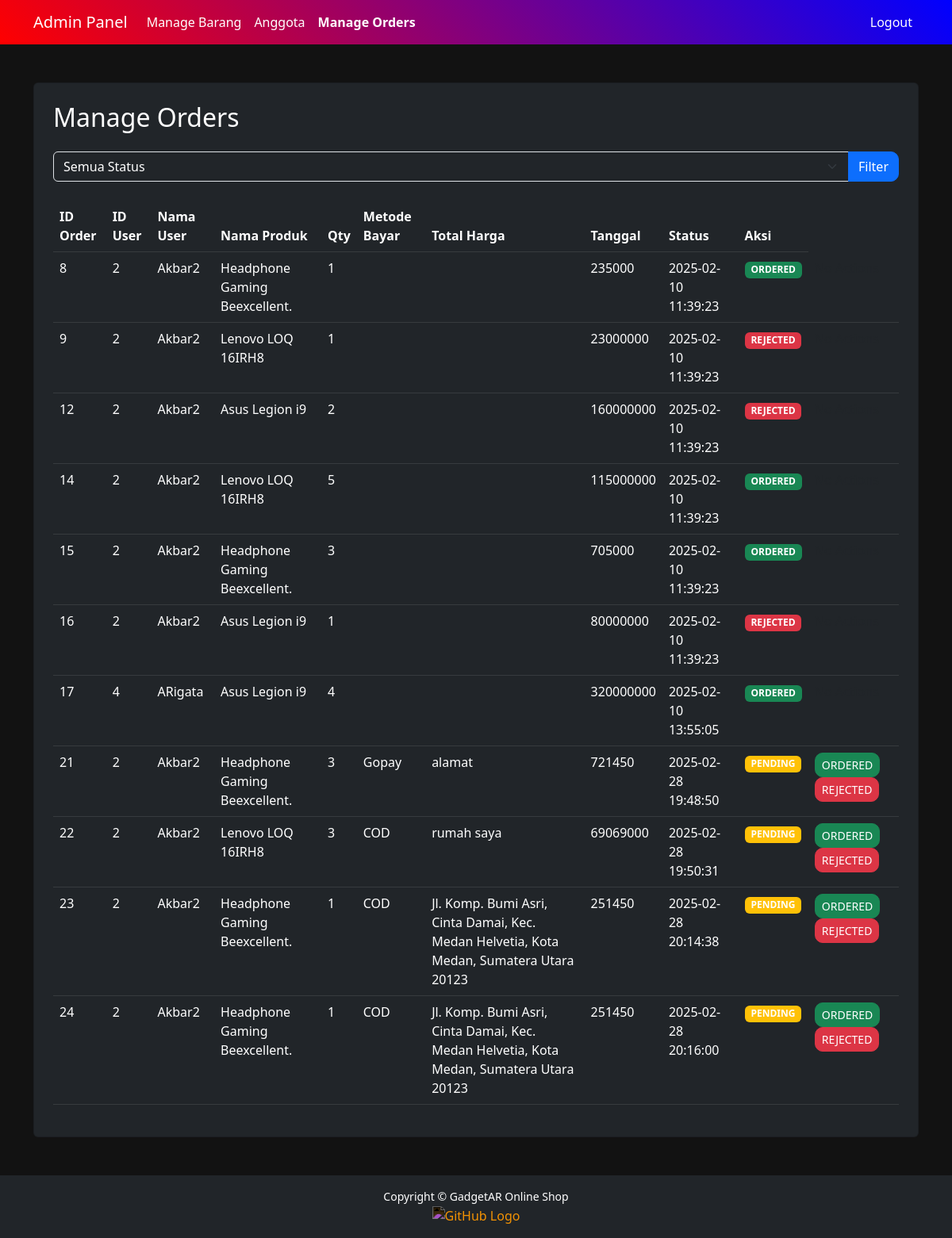
/admin/manageOrders.php (signed in), run on the app's committed database.
### tables this page shows
CREATE TABLE `orderan` (
  `id_order` int NOT NULL,
  `id_user` int NOT NULL,
  `id_barang` int NOT NULL,
  `qty` int NOT NULL,
  `sub_total` decimal(10,0) NOT NULL,
  `ongkos_kirim` decimal(10,0) NOT NULL,
  `total_harga` decimal(10,0) NOT NULL,
  `metode_bayar` varchar(30) NOT NULL,
  `alamat` text NOT NULL,
  `status` enum('PENDING','ORDERED','REJECTED') NOT NULL,
  `tanggal` datetime NOT NULL DEFAULT CURRENT_TIMESTAMP
);

CREATE TABLE `user` (
  `id_user` int NOT NULL,
  `nama` varchar(30) NOT NULL,
  `username` varchar(30) NOT NULL,
  `password` varchar(225) NOT NULL,
  `role` enum('admin','user') NOT NULL
);

CREATE TABLE `barang` (
  `id_barang` int NOT NULL,
  `nama_barang` varchar(50) NOT NULL,
  `deskripsi` text NOT NULL,
  `harga_barang` decimal(10,0) NOT NULL,
  `stok` int NOT NULL,
  `gambar_barang` varchar(225) NOT NULL
);

### admin/manageOrders.php (the view, shortened to what this page needs)
<?php
include '../koneksi.php';
$status = isset($_GET['status']) ? $_GET['status'] : '';
if (!empty($status)) {
    $stmt = $conn->prepare("
        SELECT
            o.id_order,
            o.id_user,
            o.id_barang,
            u.nama AS nama_user,
            b.nama_barang AS nama_produk,
            o.qty,
             o.metode_bayar,
            o.total_harga,
            o.alamat,
            o.status,
            o.tanggal
        FROM orderan o
        JOIN user u ON o.id_user = u.id_user
        JOIN barang b ON o.id_barang = b.id_barang
        WHERE o.status = :status
        ORDER BY o.id_order ASC
    ");
    $stmt->execute([':status' => $status]);
} else {
    $stmt = $conn->prepare("
        SELECT
            o.id_order,
            o.id_user,
            o.id_barang,
            u.nama AS nama_user,
            b.nama_barang AS nama_produk,
            o.qty,
            o.metode_bayar,
            o.total_harga,
            o.alamat,
            o.status,
            o.tanggal
        FROM orderan o
        JOIN user u ON o.id_user = u.id_user
        JOIN barang b ON o.id_barang = b.id_barang
        ORDER BY o.id_order ASC
    ");
    $stmt->execute();
}
$orders = $stmt->fetchAll(PDO::FETCH_ASSOC);
?>
<!DOCTYPE html>
<html lang="en">
<head>
    <link href="https://cdn.jsdelivr.net/npm/bootstrap@5.3.0/dist/css/bootstrap.min.css" rel="stylesheet">
</head>
<body>
    <nav class="navbar navbar-expand-lg navbar-dark">
        <div class="container">
            <a class="navbar-brand" href="adminDashboard.php">Admin Panel</a>
            <div class="collapse navbar-collapse" id="navbarNav">
                <ul class="navbar-nav me-auto">
                    <li class="nav-item">
                        <a class="nav-link" href="manageBarang.php">Manage Barang</a>
                    </li>
                    <li class="nav-item">
                        <a class="nav-link" href="anggota.php">Anggota</a>
                    </li>
                    <li class="nav-item">
                        <a class="nav-link active" href="manageOrders.php">Manage Orders</a>
                    </li>
                </ul>
                <ul class="navbar-nav">
                    <li class="nav-item">
                        <a class="nav-link btn btn-danger text-white" href="../logout.php" onclick="return confirm('Apakah Anda yakin ingin logout?')">Logout</a>
                    </li>
                </ul>
            </div>
        </div>
    </nav>
    <div class="container mt-5">
        <div class="card bg-dark p-4">
            <h2 class="mb-4 text-white">Manage Orders</h2>
            <form method="GET" action="manageOrders.php" class="mb-4">
                <div class="input-group">
                    <select name="status" class="form-select bg-dark text-white">
                        <option value="" <?= empty($status) ? 'selected' : '' ?>>Semua Status</option>
                    </select>
                    <button type="submit" class="btn btn-primary">Filter</button>
                </div>
            </form>
            <div class="table-responsive">
                <table class="table table-dark table-hover">
                    <thead class="table-dark">
                        <tr>
                            <th>ID Order</th>
                            <th>ID User</th>
                            <th>Nama User</th>
                            <th>Nama Produk</th>
                            <th>Qty</th>
                            <th>Metode Bayar</th>
                            <th>Total Harga</th>
                            <th>Tanggal</th>
                            <th>Status</th>
                            <th>Aksi</th>
                        </tr>
                    </thead>
                    <tbody>
                        <?php if (!empty($orders)): ?>
                            <?php foreach ($orders as $order): ?>
                                <tr>
                                    <td> <?= htmlspecialchars($order['id_order']) ?></td>
                                    <td><?= htmlspecialchars($order['id_user']) ?></td>
                                    <td><?= htmlspecialchars($order['nama_user']) ?></td>
                                    <td><?= htmlspecialchars($order['nama_produk']) ?></td>
                                    <td><?= htmlspecialchars($order['qty']) ?></td>
                                    <td> <?= htmlspecialchars($order['metode_bayar']) ?></td>
                                    <td> <?= htmlspecialchars($order['alamat']) ?></td>
                                    <td><?= htmlspecialchars($order['total_harga']) ?></td>
                                    <td><?= htmlspecialchars($order['tanggal']) ?></td>
                                    <td>
                                        <span class="badge <?= $order['status'] === 'ORDERED' ? 'bg-success' : ($order['status'] === 'REJECTED' ? 'bg-danger' : 'bg-warning') ?>">
                                            <?= htmlspecialchars($order['status']) ?>
                                        </span>
                                    </td>
                                    <td>
                                        <?php if ($order['status'] === 'PENDING'): ?>
                                            <a href="updateOrder.php?id= <?= $order['id_order'] ?>&status=ORDERED" class="btn btn-success btn-sm">ORDERED</a>
                                            <a href="updateOrder.php?id= <?= $order['id_order'] ?>&status=REJECTED" class="btn btn-danger btn-sm">REJECTED</a>
                                        <?php else: ?>
                                            <span class="text-muted">No Actions</span>
                                        <?php endif; ?>
                                    </td>
                                </tr>
                            <?php endforeach; ?>
                        <?php else: ?>
                            <tr>
                                <td colspan="8" class="text-center text-warning">Order tidak ditemukan.</td>
                            </tr>
                        <?php endif; ?>
                    </tbody>
                </table>
            </div>
        </div>
    </div>
    <footer class="bg-dark text-center text-white py-3 mt-5">
        <div class="container">
            <p>Copyright © GadgetAR Online Shop</p>
            <a href="https://github.com/Arigta?tab=repositories" target="_blank">
                <img src="https://cdn-icons-png.flaticon.com/512/25/25231.png" alt="GitHub Logo" width="30" height="30" style="filter: invert(1);">
            </a>
        </div>
    </footer>
</body>
</html>

### admin/manageOrders.php (style rules this page uses)
body { background: #121212; color: #ffffff; }
.navbar { background: linear-gradient(45deg, #ff0000, #800080, #0000ff); }
.navbar-brand, .nav-link { color: #fff !important; }
.active { font-weight: bold; color: #fff !important; }
.form-control, .btn { border-radius: 10px; }
.table { color: #fff; }
footer { position: relative; bottom: 0; width: 100%; background: #000000; }
footer p { margin: 0; font-size: 14px; }
footer a { text-decoration: none; margin-top: 5px; }

### data on the page
orderan: id_order "8", id_user "2", id_user.nama "Akbar2", id_barang.nama_barang "Headphone Gaming Beexcellent.", qty "1", total_harga "235000", tanggal "2025-02-10 11:39:23", status "ORDERED"
orderan: id_order "9", id_user "2", id_user.nama "Akbar2", id_barang.nama_barang "Lenovo LOQ 16IRH8", qty "1", total_harga "23000000", tanggal "2025-02-10 11:39:23", status "REJECTED"
orderan: id_order "12", id_user "2", id_user.nama "Akbar2", id_barang.nama_barang "Asus Legion i9", qty "2", total_harga "160000000", tanggal "2025-02-10 11:39:23", status "REJECTED"
orderan: id_order "14", id_user "2", id_user.nama "Akbar2", id_barang.nama_barang "Lenovo LOQ 16IRH8", qty "5", total_harga "115000000", tanggal "2025-02-10 11:39:23", status "ORDERED"
orderan: id_order "15", id_user "2", id_user.nama "Akbar2", id_barang.nama_barang "Headphone Gaming Beexcellent.", qty "3", total_harga "705000", tanggal "2025-02-10 11:39:23", status "ORDERED"
orderan: id_order "16", id_user "2", id_user.nama "Akbar2", id_barang.nama_barang "Asus Legion i9", qty "1", total_harga "80000000", tanggal "2025-02-10 11:39:23", status "REJECTED"
orderan: id_order "17", id_user "4", id_user.nama "ARigata", id_barang.nama_barang "Asus Legion i9", qty "4", total_harga "320000000", tanggal "2025-02-10 13:55:05", status "ORDERED"
orderan: id_order "21", id_user "2", id_user.nama "Akbar2", id_barang.nama_barang "Headphone Gaming Beexcellent.", qty "3", metode_bayar "Gopay", alamat "alamat", total_harga "721450", tanggal "2025-02-28 19:48:50", status "PENDING"
orderan: id_order "22", id_user "2", id_user.nama "Akbar2", id_barang.nama_barang "Lenovo LOQ 16IRH8", qty "3", metode_bayar "COD", alamat "rumah saya", total_harga "69069000", tanggal "2025-02-28 19:50:31", status "PENDING"
orderan: id_order "23", id_user "2", id_user.nama "Akbar2", id_barang.nama_barang "Headphone Gaming Beexcellent.", qty "1", metode_bayar "COD", alamat "Jl. Komp. Bumi Asri, Cinta Damai, Kec. Medan Helvetia, Kota Medan, Sumatera Utara 20123", total_harga "251450", tanggal "2025-02-28 20:14:38", status "PENDING"
orderan: id_order "24", id_user "2", id_user.nama "Akbar2", id_barang.nama_barang "Headphone Gaming Beexcellent.", qty "1", metode_bayar "COD", alamat "Jl. Komp. Bumi Asri, Cinta Damai, Kec. Medan Helvetia, Kota Medan, Sumatera Utara 20123", total_harga "251450", tanggal "2025-02-28 20:16:00", status "PENDING"
